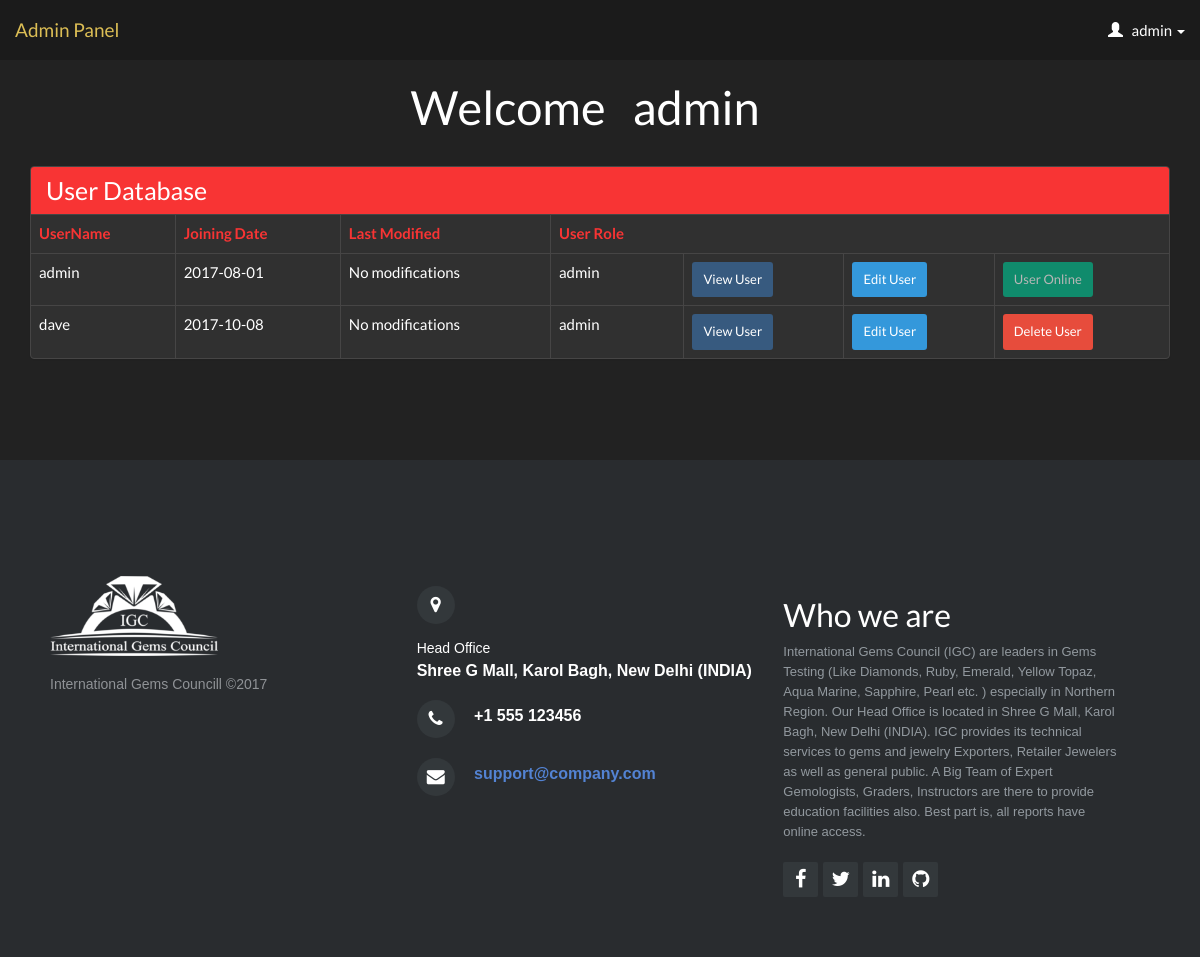
Screenshot of /admin/user_database.php (signed in) with the database file from the repository.
### tables this page shows
CREATE TABLE `users` (
  `id` int(10) UNSIGNED NOT NULL,
  `username` varchar(50) DEFAULT NULL,
  `password` varchar(255) DEFAULT NULL,
  `role` varchar(20) DEFAULT NULL,
  `created` datetime DEFAULT CURRENT_TIMESTAMP,
  `modified` datetime DEFAULT NULL
);

### admin/user_database.php (the view, shortened to what this page needs)
<?php include"includes/header_admin.php";?>
<?php include"includes/navigation_admin.php";?>
<?php
if($_SESSION["username"] == null)   {
header("Location: ../index.php");
}
else{
  $user = $_SESSION["username"];
}
?>
    <header>
        <div class="row">
            <div class="col-lg-4 col-lg-offset-4 col-md-10 back-color">
                <h1 class="text-center big">Welcome  &nbsp<?php echo " $user";?></h1></div>
        </div>
    </header>
    <div class="container-fluid">
        <div class="col-md-12">
            <div class="panel panel-default heading-pan">
                <div class="panel-heading heading-pan boger-font">
                    <h3 class="panel-title bigger-font">User Database</h3></div>
                    <div class="table-responsive">
                        <table class="table table-hover table-bordered table-white">
                            <?php
                            global $connection;
                            if(!($connection)){
                                echo "<thred>";
                                echo "<tr> No Records Found!</tr>";
                                echo "</thread>";
                            }
                            else{
                                 echo"<thead>";
                                    echo"<tr>";
                                        echo"<th style='color:rgb(248,52,52);'>UserName </th>";
                                        echo"<th style='color:rgb(248,52,52);'>Joining Date </th>";
                                        echo"<th style='color:rgb(248,52,52);'>Last Modified </th>";
                                        echo"<th style='color:rgb(248,52,52);'>User Role </th>";
                                    echo"</tr>";
                                echo"</thead>";
                                echo"<tbody>";
                                $query = "SELECT username,role, created,modified FROM users";
                                $select_users = mysqli_query($connection,$query);
                              while($row = mysqli_fetch_assoc($select_users)) {
                                    $username = $row['username'];
                                    $created  = $row['created'];
                                    $userrole = $row['role'];
                              $splitTimeStamp = explode(" ",$created);
                                     $created = $splitTimeStamp[0];
                                    $modified = $row['modified'];
                              $splitTimeStamp = explode(" ",$modified);
                                    $modified = $splitTimeStamp[0];
                                    if(!$modified){
                                        $modified = 'No modifications';
                                    }
                                   echo" <tr>";
                                    echo "<td>$username</td>";
                                    echo"<td>$created</td>";
                                      echo"<td>$modified</td>";
                                      echo "<td>$userrole</td>";
                                 echo '<td><a class="btn btn-primary btn-sm" href="">View User</a></td>';
                                 echo '<td><a class="btn btn-info btn-sm" href="">Edit User</a></td>';
                                  echo '<form method="post">';
                                 if($user ==$username)  {
                                   echo '<td><input class="btn btn-success btn-sm disabled" type="button" value="User Online"</td>';
                                 }
                                 else{
                                  echo '<td><input class="btn btn-danger btn-sm" type="submit" name="delete_user" value="Delete User"</td>';
                                 }
                                echo '</form>';
                                    echo"</tr>";
                              }
                            }
 ?>
                        </table>
                    </div>
            </div>
        </div>
    </div>
   <?php include"includes/footer_admin.php";?>

### admin/assets/css/admin.css (style rules this page uses)
.row { margin-left:-15px; margin-right:-15px; margin-top:61px; width:100%; }
h1.text-center.big { font-size:47px; }
div.panel-heading.heading-pan { background-color:rgb(248,52,52); }
h3.panel-title.bigger-font { font-size:25px; }
.table-bordered { border:1px solid #b5b6b7; border-style: groove; }
.row { margin-left:-15px; margin-right:-15px; margin-top:61px; }

### admin/assets/css/edit_reg.css (style rules this page uses)
.row { margin-left:-15px; margin-right:-15px; margin-top:61px; }
h1.text-center.big { font-size:47px; }
div.panel-heading.heading-pan { background-color:rgb(248,52,52); }
h3.panel-title.bigger-font { font-size:25px; }

### assets/css/user.css (style rules this page uses)
.row { margin-left:-15px; margin-right:-15px; margin-top:61px; }
h1.text-center.big { font-size:47px; }
div.panel-heading.heading-pan { background-color:rgb(248,52,52); }
h3.panel-title.bigger-font { font-size:25px; }

### rows the page displays
users: username "admin", created "2017-08-01", modified "No modifications", role "admin"
users: username "dave", created "2017-10-08", modified "No modifications", role "admin"

### other values shown
$user "admin"
